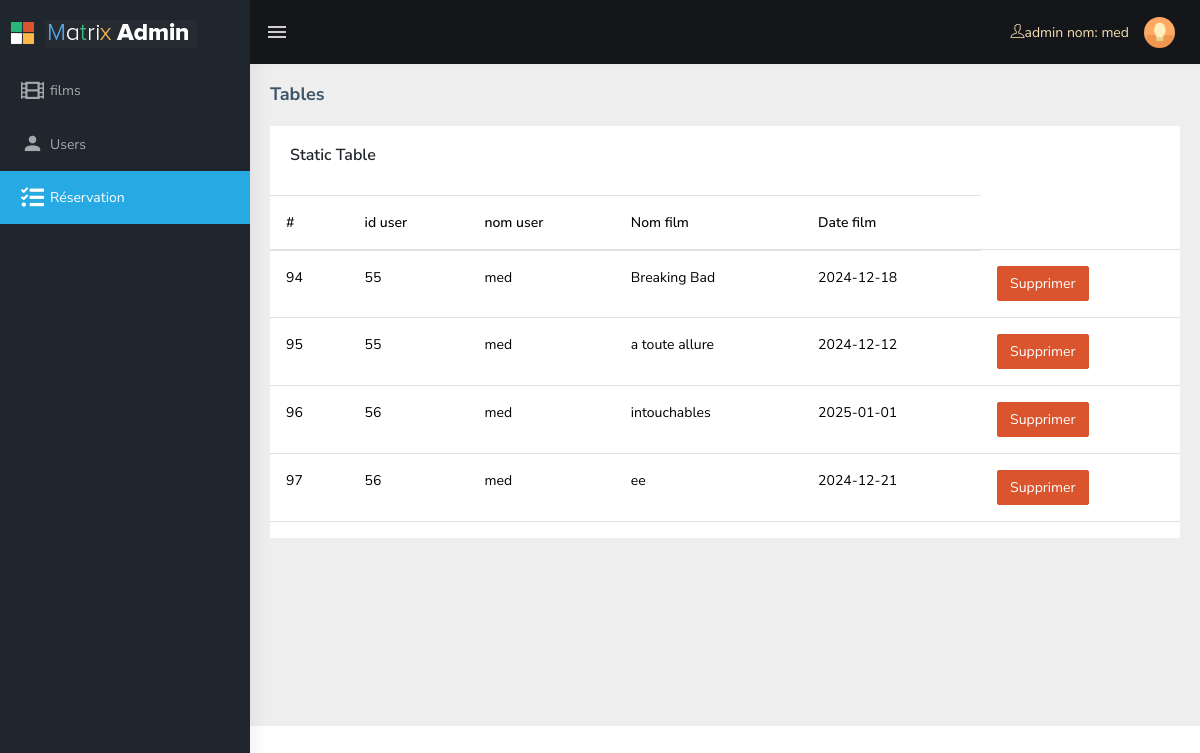
Screenshot of /admin/gereresrvasion.php (signed in) with the database file from the repository.
### tables this page shows
CREATE TABLE `bdreservation` (
  `idr` int(5) NOT NULL,
  `iduser` int(5) NOT NULL,
  `idfilm` int(5) NOT NULL
);

CREATE TABLE `bduser` (
  `iduser` int(5) NOT NULL,
  `nomuser` varchar(20) NOT NULL,
  `emailuser` varchar(35) NOT NULL,
  `mdpuser` varchar(20) NOT NULL
);

CREATE TABLE `bdfilm` (
  `idfilm` int(5) NOT NULL,
  `nomfilm` varchar(20) NOT NULL,
  `src` varchar(30) NOT NULL,
  `desfilm` varchar(500) NOT NULL,
  `datefilm` date NOT NULL,
  `romfilm` varchar(20) NOT NULL
);

### basedonnee/reservation.php (called while the page is built, shortened)
<?php
class reservation {
    public function list(){
        $cnx=new connexion();
        $dbc=$cnx->cnx();
        $res=$dbc->query("select * from bdreservation ;");
        return $res ;
    }
}
?>

### basedonnee/user.php (called while the page is built, shortened)
<?php
class user {
    public function getuser($id){
        $cnx=new connexion();
        $dbc=$cnx->cnx();
        $res=$dbc->query("select * from bduser where iduser='$id' ;");
        return $res ;
    }
}
?>

### basedonnee/films.php (called while the page is built, shortened)
<?php
class films {
    public function getfilm($id){
        $cnx=new connexion();
        $dbc=$cnx->cnx();
        $res=$dbc->query("select * from bdfilm where idfilm='$id' ;");
        return $res ;
    }
}
?>

### admin/gereresrvasion.php (the view, shortened to what this page needs)
<?php
    require_once('../basedonnee/reservation.php');
    $reservation=new reservation();
    $listreservation=$reservation->list();
?>
<!DOCTYPE html>
<html lang="en">
<head>
    <link href="https://cdn.jsdelivr.net/npm/bootstrap@5.3.3/dist/css/bootstrap.min.css" rel="stylesheet">
    <link rel="stylesheet" type="text/css" href="assets/extra-libs/multicheck/multicheck.css">
    <link href="./style/assets/libs/datatables.net-bs4/css/dataTables.bootstrap4.css" rel="stylesheet">
    <link href="./style/dist/css/style.min.css" rel="stylesheet">
</head>
<body>
    <div id="main-wrapper">
        <header class="topbar" data-navbarbg="skin5">
            <nav class="navbar top-navbar navbar-expand-md navbar-dark">
                <div class="navbar-header" data-logobg="skin5">
                    <a class="navbar-brand" href="cadmin.php">
                        <b class="logo-icon p-l-10">
                            <img src="assets/images/logo-icon.png" alt="homepage" class="light-logo" />
                        </b>
                        <span class="logo-text">
                             <img src="assets/images/logo-text.png" alt="homepage" class="light-logo" />
                        </span>
                    </a>
                </div>
                <div class="navbar-collapse collapse" id="navbarSupportedContent" data-navbarbg="skin5">
                    <ul class="navbar-nav float-left mr-auto">
                        <li class="nav-item d-none d-md-block"><a class="nav-link sidebartoggler waves-effect waves-light" href="javascript:void(0)" data-sidebartype="mini-sidebar"><i class="mdi mdi-menu font-24"></i></a></li>
                    </ul>
                    <div style="color: wheat;"><i class="ti-user m-r-5 m-l-5" "></i >admin nom:  <?php echo $_SESSION["nom"] ?></div>
                    <ul class="navbar-nav float-right">
                        <li class="nav-item dropdown">
                            <a class="nav-link dropdown-toggle text-muted waves-effect waves-dark pro-pic" href="" data-toggle="dropdown" aria-haspopup="true" aria-expanded="false"><img src="assets/images/users/1.jpg" alt="user" class="rounded-circle" width="31"></a>
                        </li>
                    </ul>
                </div>
            </nav>
        </header>
        <aside class="left-sidebar" data-sidebarbg="skin5">
            <div class="scroll-sidebar">
                <nav class="sidebar-nav">
                    <ul id="sidebarnav" class="p-t-30">
                    <li class="sidebar-item"> <a class="sidebar-link waves-effect waves-dark sidebar-link" href="cadmin.php" aria-expanded="false"><i class="fa fa-film"></i><span class="hide-menu">films</span></a></li>
                        <li class="sidebar-item"> <a class="sidebar-link waves-effect waves-dark sidebar-link" href="gereuser.php" aria-expanded="false"><i class="mdi mdi-account"></i><span class="hide-menu">Users</span></a></li>
                        <li class="sidebar-item"> <a class="sidebar-link waves-effect waves-dark sidebar-link" href="gereresrvasion.php" aria-expanded="false"><i class="fa fa-tasks"></i><span class="hide-menu">Réservation</span></a></li>
                    </ul>
                </nav>
            </div>
        </aside>
        <div class="page-wrapper">
            <div class="page-breadcrumb">
                <div class="row">
                    <div class="col-12 d-flex no-block align-items-center">
                        <h4 class="page-title">Tables</h4>
                    </div>
                </div>
            </div>
            <div class="container-fluid">
                <div class="row">
                    <div class="col-md-12">
                        <div class="card">
                            <div class="card-body">
                                <h5 class="card-title m-b-0">Static Table</h5>
                            </div>
                            <table class="table">
                                  <thead>
                                    <tr>
                                        <th scope="col">#</th>
                                        <th scope="col">id user</th>
                                        <th scope="col">nom user</th>
                                        <th scope="col">Nom film</th>
                                        <th scope="col">Date film</th>
                                    </tr>
                                    <?php
                                     foreach($listreservation as $row){
                                        require_once('../basedonnee/films.php');
                                        $film=new films();
                                        $film=$film->getfilm($row[2]);
                                        $film=$film->fetch(PDO::FETCH_ASSOC);
                                        $nom=$film['nomfilm'];
                                        $date=$film['datefilm'];
                                        require_once('../basedonnee/user.php');
                                        $user=new user();
                                        $user=$user->getuser($row[1]);
                                        $user=$user->fetch(PDO::FETCH_ASSOC);
                                        $nomuser=$user['nomuser'];
                                                    echo "<tr>
                                        <td scope='col'>$row[0]</td>
                                        <td scope='col'>$row[1]</td>
                                        <td scope='col'>$nomuser</td>
                                        <td scope='col'>$nom</td>
                                        <td scope='col'>$date</td>
                                        <td><a class='btn btn-danger' href='supreservation.php?id=$row[0]'>Supprimer</a></td>  ";
                                           }
                ?>
                            </table>
                        </div>
            </div>
        </div>
    </div>
</body>
</html>

### rows the page displays
bdreservation: idr "94", iduser "55", iduser.nomuser "med", idfilm.nomfilm "Breaking Bad", idfilm.datefilm "2024-12-18"
bdreservation: idr "95", iduser "55", iduser.nomuser "med", idfilm.nomfilm "a toute allure", idfilm.datefilm "2024-12-12"
bdreservation: idr "96", iduser "56", iduser.nomuser "med", idfilm.nomfilm "intouchables", idfilm.datefilm "2025-01-01"
bdreservation: idr "97", iduser "56", iduser.nomuser "med", idfilm.nomfilm "ee", idfilm.datefilm "2024-12-21"

### other values shown
$_SESSION["nom"] "med"
